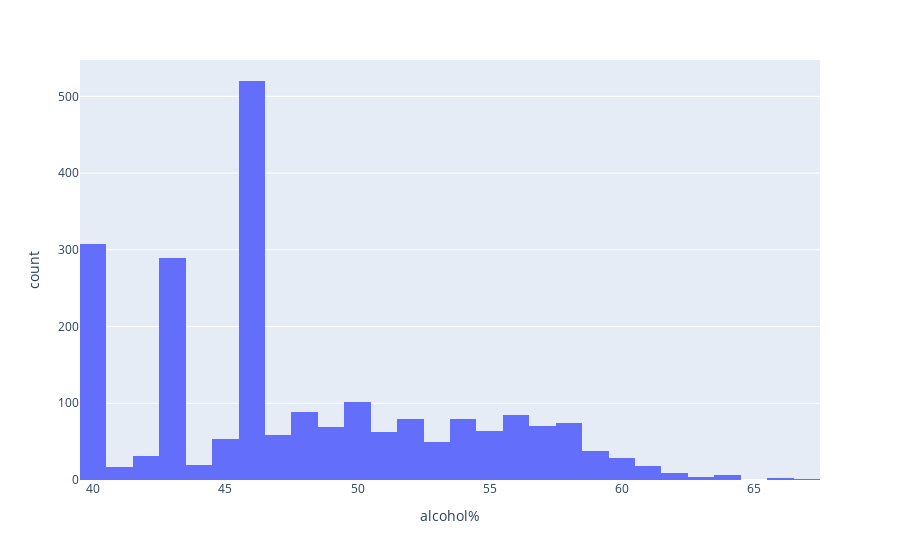

Notebook source saved alongside this figure:
### Markdown cell above
## Distribution of Alcohol %

### Code cell
fig = px.histogram(review, x="alcohol%").update_xaxes(categoryorder="total ascending")
fig.show()

### Figure 1 — Plotly figure (JSON) as saved in the notebook; plotly's stock layout.template omitted (floating-point values rounded to 4 significant figures; data arrays with more than 128 entries replaced by an {"elided": "..."} marker saying what was removed)
{"data": [{"alignmentgroup": "True", "bingroup": "x", "hovertemplate": "alcohol%=%{x}<br>count=%{y}<extra></extra>", "legendgroup": "", "marker": {"color": "#636efa"}, "name": "", "offsetgroup": "", "orientation": "v", "showlegend": false, "type": "histogram", "x": {"elided": "2247 float values"}, "xaxis": "x", "yaxis": "y"}], "layout": {"barmode": "relative", "legend": {"tracegroupgap": 0}, "margin": {"t": 60}, "xaxis": {"anchor": "y", "categoryorder": "total ascending", "domain": [0, 1], "title": {"text": "alcohol%"}}, "yaxis": {"anchor": "x", "domain": [0, 1], "title": {"text": "count"}}}}
